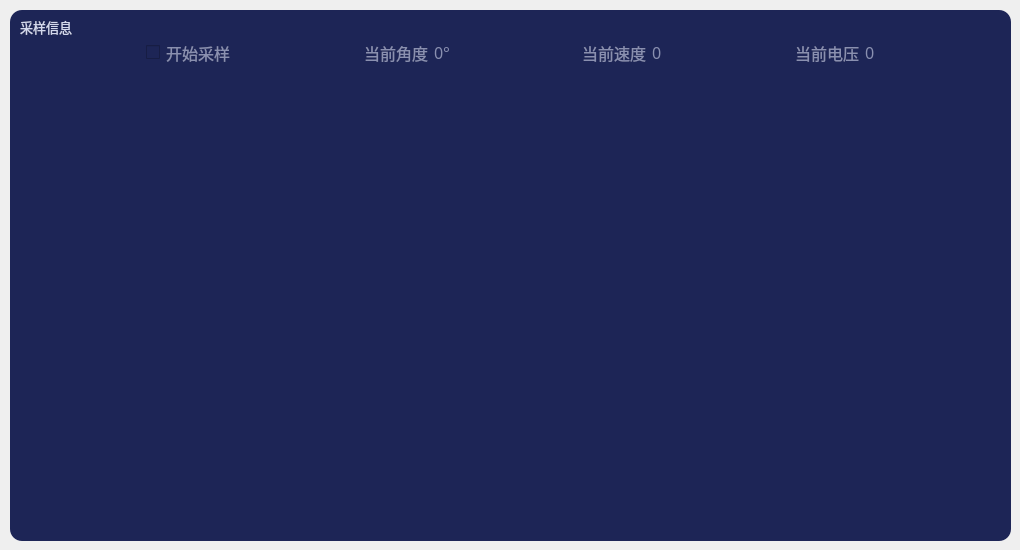
      <widget class="QWidget" name="ctrl_tab_knobTest">
       <attribute name="title">
        <string>电机测试</string>
       </attribute>
       <widget class="QGroupBox" name="groupBox_charts">
        <property name="geometry">
         <rect>
          <x>10</x>
          <y>10</y>
          <width>1001</width>
          <height>531</height>
         </rect>
        </property>
        <property name="font">
         <font>
          <family>黑体</family>
          <pointsize>10</pointsize>
          <bold>false</bold>
         </font>
        </property>
        <property name="styleSheet">
         <string notr="true">QGroupBox {
    border: none; /* 移除边框 */
	background:rgb(29, 37, 86);
	color: rgb(211, 216, 237);
	border-radius: 12px;

}
QGroupBox::title {
	margin-top: 8px;
	margin-left: 8px;
}</string>
        </property>
        <property name="title">
         <string>采样信息</string>
        </property>
        <widget class="QLabel" name="ctrl_charts_label_bg">
         <property name="geometry">
          <rect>
           <x>10</x>
           <y>70</y>
           <width>981</width>
           <height>451</height>
          </rect>
         </property>
         <property name="styleSheet">
          <string notr="true">background-color: #1d2556;</string>
         </property>
         <property name="text">
          <string/>
         </property>
        </widget>
        <widget class="QGroupBox" name="groupBox_13">
         <property name="geometry">
          <rect>
           <x>10</x>
           <y>27</y>
           <width>981</width>
           <height>31</height>
          </rect>
         </property>
         <property name="styleSheet">
          <string notr="true">background-color: #1d2556;</string>
         </property>
         <property name="title">
          <string/>
         </property>
         <widget class="QWidget" name="horizontalLayoutWidget_3">
          <property name="geometry">
           <rect>
            <x>0</x>
            <y>0</y>
            <width>981</width>
            <height>31</height>
           </rect>
          </property>
          <layout class="QHBoxLayout" name="horizontalLayout_3">
           <item>
            <spacer name="horizontalSpacer_7">
             <property name="orientation">
              <enum>Qt::Orientation::Horizontal</enum>
             </property>
             <property name="sizeHint" stdset="0">
              <size>
               <width>40</width>
               <height>20</height>
              </size>
             </property>
            </spacer>
           </item>
           <item>
            <widget class="QCheckBox" name="ctrl_checkBox_knob_chart_info_current_angle">
             <property name="font">
              <font>
               <pointsize>12</pointsize>
              </font>
             </property>
             <property name="styleSheet">
              <string notr="true">QCheckBox {
background:rgb(29, 37, 86);
color:rgb(138, 144, 176);
}
QCheckBox::indicator:checked {
background-color: qlineargradient(x1:0, y1:1, x2:1, y2:1, stop:0 #3fd38f, stop:1 #50b4cb);
border-radius: 8px;
color: white;
}</string>
             </property>
             <property name="text">
              <string>开始采样</string>
             </property>
            </widget>
           </item>
           <item>
            <spacer name="horizontalSpacer_3">
             <property name="orientation">
              <enum>Qt::Orientation::Horizontal</enum>
             </property>
             <property name="sizeHint" stdset="0">
              <size>
               <width>40</width>
               <height>20</height>
              </size>
             </property>
            </spacer>
           </item>
           <item>
            <widget class="QLabel" name="label_11">
             <property name="font">
              <font>
               <family>黑体</family>
               <pointsize>12</pointsize>
              </font>
             </property>
             <property name="styleSheet">
              <string notr="true">background:rgb(29, 37, 86);
color:rgb(138, 144, 176);</string>
             </property>
             <property name="text">
              <string>当前角度</string>
             </property>
             <property name="alignment">
              <set>Qt::AlignmentFlag::AlignRight|Qt::AlignmentFlag::AlignTrailing|Qt::AlignmentFlag::AlignVCenter</set>
             </property>
            </widget>
           </item>
           <item>
            <widget class="QLabel" name="ctrl_label_knob_chart_info_current_angle">
             <property name="font">
              <font>
               <family>黑体</family>
               <pointsize>12</pointsize>
              </font>
             </property>
             <property name="styleSheet">
              <string notr="true">background:rgb(29, 37, 86);
color:rgb(138, 144, 176);</string>
             </property>
             <property name="text">
              <string>0°</string>
             </property>
             <property name="alignment">
              <set>Qt::AlignmentFlag::AlignLeading|Qt::AlignmentFlag::AlignLeft|Qt::AlignmentFlag::AlignVCenter</set>
             </property>
            </widget>
           </item>
           <item>
            <spacer name="horizontalSpacer_4">
             <property name="orientation">
              <enum>Qt::Orientation::Horizontal</enum>
             </property>
             <property name="sizeHint" stdset="0">
              <size>
               <width>40</width>
               <height>20</height>
              </size>
             </property>
            </spacer>
           </item>
           <item>
            <widget class="QLabel" name="label_12">
             <property name="font">
              <font>
               <family>黑体</family>
               <pointsize>12</pointsize>
              </font>
             </property>
             <property name="styleSheet">
              <string notr="true">background:rgb(29, 37, 86);
color:rgb(138, 144, 176);</string>
             </property>
             <property name="text">
              <string>当前速度</string>
             </property>
             <property name="alignment">
              <set>Qt::AlignmentFlag::AlignRight|Qt::AlignmentFlag::AlignTrailing|Qt::AlignmentFlag::AlignVCenter</set>
             </property>
            </widget>
           </item>
           <item>
            <widget class="QLabel" name="ctrl_label_knob_chart_info_current_velocity">
             <property name="font">
              <font>
               <family>黑体</family>
               <pointsize>12</pointsize>
              </font>
             </property>
             <property name="styleSheet">
              <string notr="true">background:rgb(29, 37, 86);
color:rgb(138, 144, 176);</string>
             </property>
             <property name="text">
              <string>0</string>
             </property>
             <property name="alignment">
              <set>Qt::AlignmentFlag::AlignLeading|Qt::AlignmentFlag::AlignLeft|Qt::AlignmentFlag::AlignVCenter</set>
             </property>
            </widget>
           </item>
           <item>
            <spacer name="horizontalSpacer_5">
             <property name="orientation">
              <enum>Qt::Orientation::Horizontal</enum>
             </property>
             <property name="sizeHint" stdset="0">
              <size>
               <width>40</width>
               <height>20</height>
              </size>
             </property>
            </spacer>
           </item>
           <item>
            <widget class="QLabel" name="label_13">
             <property name="font">
              <font>
               <family>黑体</family>
               <pointsize>12</pointsize>
              </font>
             </property>
             <property name="styleSheet">
              <string notr="true">background:rgb(29, 37, 86);
color:rgb(138, 144, 176);</string>
             </property>
             <property name="text">
              <string>当前电压</string>
             </property>
             <property name="alignment">
              <set>Qt::AlignmentFlag::AlignRight|Qt::AlignmentFlag::AlignTrailing|Qt::AlignmentFlag::AlignVCenter</set>
             </property>
            </widget>
           </item>
           <item>
            <widget class="QLabel" name="ctrl_label_knob_chart_info_current_voltage">
             <property name="font">
              <font>
               <family>黑体</family>
               <pointsize>12</pointsize>
              </font>
             </property>
             <property name="styleSheet">
              <string notr="true">background:rgb(29, 37, 86);
color:rgb(138, 144, 176);</string>
             </property>
             <property name="text">
              <string>0</string>
             </property>
             <property name="alignment">
              <set>Qt::AlignmentFlag::AlignLeading|Qt::AlignmentFlag::AlignLeft|Qt::AlignmentFlag::AlignVCenter</set>
             </property>
            </widget>
           </item>
           <item>
            <spacer name="horizontalSpacer_6">
             <property name="orientation">
              <enum>Qt::Orientation::Horizontal</enum>
             </property>
             <property name="sizeHint" stdset="0">
              <size>
               <width>40</width>
               <height>20</height>
              </size>
             </property>
            </spacer>
           </item>
          </layout>
         </widget>
        </widget>
       </widget>
      </widget>
